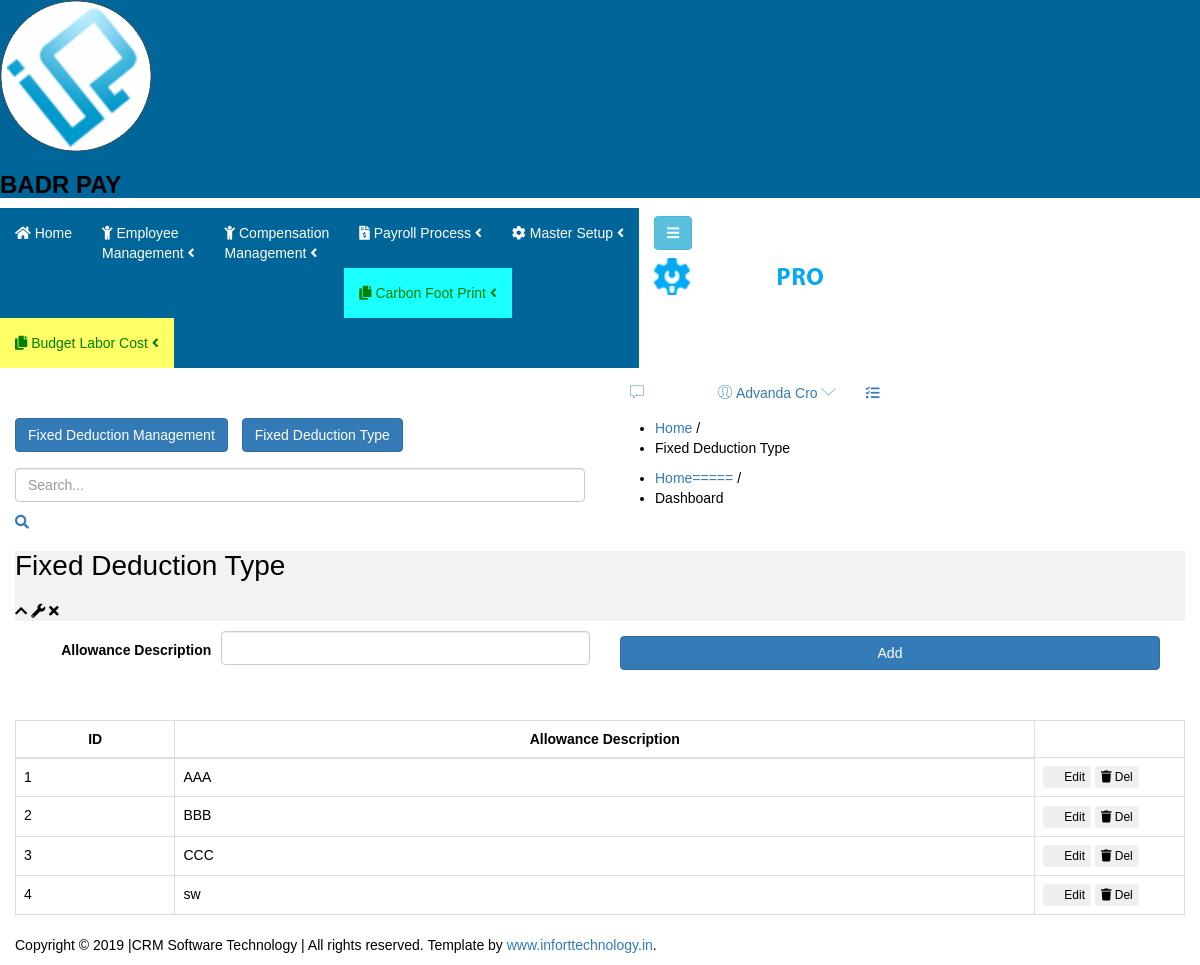
Page /Wamp/Forms/FixedDeductionType/FixedADeductionTypeUI.php on the committed database.
### tables this page shows
CREATE TABLE IF NOT EXISTS `fixeddeductiontype` (
  `ID` int NOT NULL AUTO_INCREMENT,
  `AllowancesDescription` varchar(50) NOT NULL,
  `AUser` varchar(20) NOT NULL,
  `MUser` varchar(20) NOT NULL,
  `Terminal` varchar(20) NOT NULL,
  `IsServerUpdate` int NOT NULL,
  `isUpdateToClient` int NOT NULL,
  PRIMARY KEY (`ID`)
);

### Wamp/Connection/dbconnecting.php (called while the page is built, shortened)
<?php
$host = "localhost";
$user = "root";
$password = "";
$database = "badrpayroll";
class DBHandle {
    private $connection;
    public function __construct($host, $user, $password, $database) {
        $this->connection = new mysqli($host, $user, $password, $database);
    }
    public function runQuery($query) {
        $result = $this->connection->query($query);
        return $result;
    }
}
$db_handle = new DBHandle($host, $user, $password, $database);
?>

### Wamp/Forms/FixedDeductionType/FixedADeductionTypeUI.php (the view, shortened to what this page needs)
<?php
require_once("../../Connection/dbconnecting.php");
?>
<!doctype html>
<html class="no-js" lang="en">
<head>
    <?php include('../../Include/headerlinks.php'); ?>
</head>
<body class="materialdesign">
    <div class="wrapper-pro">
        <?php include('../../Include/sidebar.php'); ?>
        <div class="content-inner-all">
            <?php include('../../Include/header.php'); ?>
            <div class="breadcome-area mg-b-30 small-dn">
                <div class="container-fluid">
                    <div class="row">
                        <div class="col-lg-12">
                            <div class="breadcome-list shadow-reset">
                                <div class="row">
                                    <div class="col-lg-6">
                                       <div class="menu-container">
                                    <a href="../FixedDeduction/FixedADeductionUI.php" class="btn btn-primary">Fixed Deduction Management</a>
                                </div>
                                <div class="menu-container">
                                    <a href="../FixedDeductionType/FixedADeductionTypeUI.php" class="btn btn-primary">Fixed Deduction Type</a>
                                </div>
                                    </div>
                                    <div class="col-lg-6">
                                        <ul class="breadcome-menu">
                                            <li><a href="#">Home</a> <span class="bread-slash">/</span></li>
                                            <li><span class="bread-blod">Fixed Deduction Type</span></li>
                                        </ul>
                                    </div>
                                </div>
                            </div>
                        </div>
                    </div>
                </div>
            </div>
            <?php include('../../Include/menuarea.php'); ?>
            <div class="admin-dashone-data-table-area mg-b-15">
                <div class="container-fluid">
                    <div class="row">
                        <div class="col-lg-12">
                            <div class="sparkline8-list shadow-reset">
                                <div class="sparkline8-hd" style="background-color:#f2f2f2;">
                                    <div class="main-sparkline8-hd">
                                        <h1>Fixed Deduction Type</h1>
                                        <div class="sparkline8-outline-icon">
                                            <span class="sparkline8-collapse-link"><i class="fa fa-chevron-up"></i></span>
                                            <span><i class="fa fa-wrench"></i></span>
                                            <span class="sparkline8-collapse-close"><i class="fa fa-times"></i></span>
                                        </div>
                                    </div>
                                </div>
                                <div class="sparkline8-graph">
                                    <form id="fixedDeductionForm" name="fixedDeductionForm" method="post" autocomplete="off" action="">
                                        <div class="container">
                                            <div class="form-group">
                                                <label for="allowanceDescription">Allowance Description</label>
                                                <input type="text" class="form-control" id="allowanceDescription" name="allowanceDescription" maxlength="50" required>
                                            </div>
                                            <div class="form-group">
                                                <button type="button" class="btn btn-primary" id="addDeduction">Add</button>
                                            </div>
                                        </div>
                                    </form>
                                    <br>
                                    <div id="deductionList">
                                        <table class="table table-bordered">
                                            <thead>
                                                <tr>
                                                    <th style="text-align:center;">ID</th>
                                                    <th style="text-align:center;">Allowance Description</th>
                                                </tr>
                                            </thead>
                                            <tbody>
                                            <?php
                                            $queryA = "SELECT * FROM `fixeddeductiontype` ORDER BY `ID` ASC";
                                            $resultA = $db_handle->runQuery($queryA);
                                            if (!empty($resultA)) {
                                                foreach ($resultA as $r) {
                                                    $ID = $r['ID'];
                                                    ?>
                                                    <tr id="show">
                                                        <td style="text-align:left;" id="ID-<?php echo $ID; ?>"><?php echo $r['ID']; ?></td>
                                                        <td style="text-align:left;" id="AllowanceDescription-<?php echo $ID; ?>"><?php echo $r['AllowancesDescription']; ?></td>
                                                        <td style="width:150px;">
                                                            <div class="btn-group deduction-list-action">
                                                                <button class="btn btn-white btn-xs Update btn-hover-edit" id="<?php echo $ID; ?>"><i class="fa fa-pencil"></i> Edit</button>
                                                            </div>
                                                            <div class="btn-group deduction-list-action">
                                                                <button class="btn btn-white btn-xs Delete" id="<?php echo $ID; ?>"><i class="fa fa-trash"></i> Del</button>
                                                            </div>
                                                        </td>
                                                    </tr>
                                                    <?php
                                                }
                                            }
                                            ?>
                                            </tbody>
                                        </table>
                                    </div>
                                </div>
                            </div>
                        </div>
                    </div>
                </div>
            </div>
        </div>
    </div>
    <?php include('../../Include/footer.php'); ?>
</body>
</html>

### Wamp/Forms/css/style.css (style rules this page uses)
body { font-family: "Poppins", sans-serif; color: #000000; background-color: #ffffff; }
.btn, .btn:focus { outline: none !important; -webkit-box-shadow: none; box-shadow: none; }

### Wamp/Forms/FixedDeductionType/FixedADeductionTypeUI.php (style rules this page uses)
.form-control { margin-bottom: 10px; }
.container { display: flex; flex-wrap: wrap; justify-content: space-between; }
.container > div { flex: 1; min-width: 250px; padding: 10px; }
.form-group { display: flex; align-items: center; margin-bottom: 15px; }
.form-group label { flex: 1; text-align: right; margin-right: 10px; }
.form-group input, .form-group select { flex: 2; }
.form-group button { flex: 1; margin-left: 10px; }
.menu-container { display: inline-block; margin-right: 10px; }

### rows in the picture
fixeddeductiontype: ID "1", AllowancesDescription "AAA"
fixeddeductiontype: ID "2", AllowancesDescription "BBB"
fixeddeductiontype: ID "3", AllowancesDescription "CCC"
fixeddeductiontype: ID "4", AllowancesDescription "sw"
